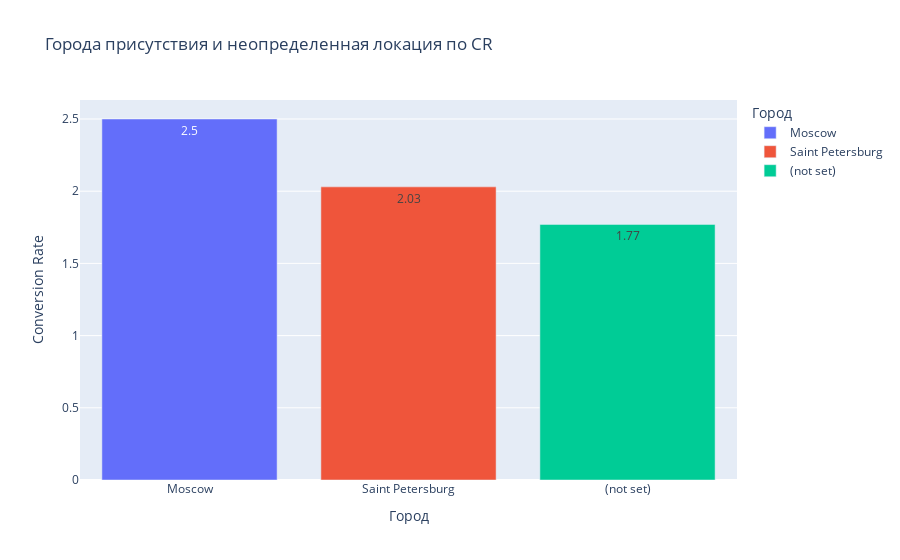

This figure's notebook cell:
### Code cell
# Города присутствия и неопределенная локация по CR
fig = px.bar(top3_CR_city, x="geo_city", y="CR", color="geo_city",
             orientation="v", hover_name="geo_city",
             hover_data=['geo_city', 'CR'],
             labels={'geo_city': 'Город', 'CR': 'Conversion Rate'},
             title="Города присутствия и неопределенная локация по CR",
             text_auto=True
             )
 
fig.show()

### Figure 1 — Plotly figure (JSON) as saved in the notebook; plotly's stock layout.template omitted (floating-point values rounded to 4 significant figures)
{"data": [{"alignmentgroup": "True", "hovertemplate": "<b>%{hovertext}</b><br><br>Город=%{x}<br>Conversion Rate=%{y}<extra></extra>", "hovertext": ["Moscow"], "legendgroup": "Moscow", "marker": {"color": "#636efa", "pattern": {"shape": ""}}, "name": "Moscow", "offsetgroup": "Moscow", "orientation": "v", "showlegend": true, "textposition": "auto", "texttemplate": "%{y}", "type": "bar", "x": ["Moscow"], "xaxis": "x", "y": [2.5], "yaxis": "y"}, {"alignmentgroup": "True", "hovertemplate": "<b>%{hovertext}</b><br><br>Город=%{x}<br>Conversion Rate=%{y}<extra></extra>", "hovertext": ["Saint Petersburg"], "legendgroup": "Saint Petersburg", "marker": {"color": "#EF553B", "pattern": {"shape": ""}}, "name": "Saint Petersburg", "offsetgroup": "Saint Petersburg", "orientation": "v", "showlegend": true, "textposition": "auto", "texttemplate": "%{y}", "type": "bar", "x": ["Saint Petersburg"], "xaxis": "x", "y": [2.03], "yaxis": "y"}, {"alignmentgroup": "True", "hovertemplate": "<b>%{hovertext}</b><br><br>Город=%{x}<br>Conversion Rate=%{y}<extra></extra>", "hovertext": ["(not set)"], "legendgroup": "(not set)", "marker": {"color": "#00cc96", "pattern": {"shape": ""}}, "name": "(not set)", "offsetgroup": "(not set)", "orientation": "v", "showlegend": true, "textposition": "auto", "texttemplate": "%{y}", "type": "bar", "x": ["(not set)"], "xaxis": "x", "y": [1.77], "yaxis": "y"}], "layout": {"barmode": "relative", "legend": {"title": {"text": "Город"}, "tracegroupgap": 0}, "title": {"text": "Города присутствия и неопределенная локация по CR"}, "xaxis": {"anchor": "y", "categoryarray": ["Moscow", "Saint Petersburg", "(not set)"], "categoryorder": "array", "domain": [0, 1], "title": {"text": "Город"}}, "yaxis": {"anchor": "x", "domain": [0, 1], "title": {"text": "Conversion Rate"}}}}
